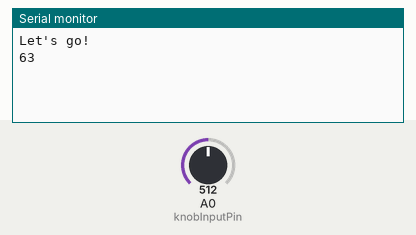
A sketch run on a simulated Arduino Uno, built with avr-gcc and run on an emulated ATmega328P. Shown: the last lines printed to the serial monitor. The test bench sets the inputs (shaded band); at power-on: A0 (knobInputPin) = 512.

Above: at 6.2 s.
6.3 s: A0 (knobInputPin) set to 716
At 7.5 s:
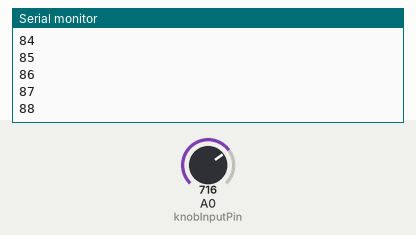
7.8 s: A0 (knobInputPin) set to 900
At 9.0 s:
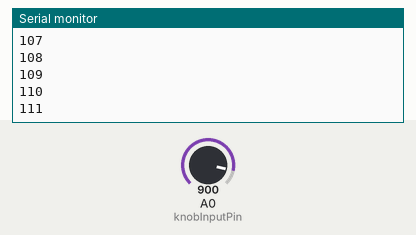
Timing chart, 0 to 10.8 s (numbered marks = the images above; inputs shaded):
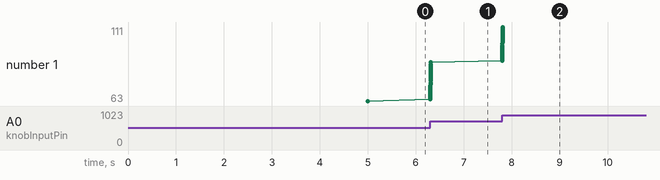

The sketch:

FastSmoothingOfAnalogInputData.ino
```cpp
/*
 **
     Fast Smoothing of Analog Input Data
     A simple base experiment on Arduino.
     Code with comments :-)

     Loiseau créatif - https://loiseaucreatif.com - 2020
     https://github.com/loiseaucreatif/arduino-smooth-analog-input

     The goal is to have stable, smooth and precise readings from a potentiometer connected on an analog pin of an Arduino.

     I'm not an expert, there's certainly improvements to make.
     This experiment can be a source of inspiration and information for Makers.
     Feel free to interact on GitHub ;-)

     At start I watched the YouYube Live Bar Arduino #8
     https://www.youtube.com/watch?v=0zNmt_IKwRg
     Ubi de Feo talked about Fast Smoothing of Analog Input, and showed his code in action.
     This inspired me, so I took up and analyzed his code, and researched more about this topic.

     Enjoy!

     ----

     Methods used:
     - Running Average algorythm with a FIFO data structure (First In First Out)
     - Hardware RC Low Pass Filter (see schematic)
     - Mapping filtered values

     The running average algorythm seems like a good alternative to a simple average to give a smoother output and let the Arduino work on other things.
     But it has one big down side: memory use.

     The hardare RC Low Pass Filter on the input analog pin stabilizes and smoothes the signal.
     You can use these components and test other values: 100nF(104) Ceramic Condensator + 10KOhm resistor.
     Online Frequency Calculator: http://www.learningaboutelectronics.com/Articles/Low-pass-filter-calculator.php

     ----

     You can find additional informations here:
     - 3 methods to filter noisy Arduino measurements: https://www.megunolink.com/articles/coding/3-methods-filter-noisy-arduino-measurements/

     - Arduino Reference: https://www.arduino.cc/reference/en/language/functions/analog-io/analogread/

     - Arduino Smoothing Tutorial: https://www.arduino.cc/en/tutorial/smoothing

     An additional method called Hysteresis can help you to define actions depending on range of readed values:
     https://forum.arduino.cc/index.php?topic=526806.0
**
*/


// Initialize variables for the Running Average algorythm
// You can adjust the SAMPLES_COUNT but be careful, more samples use more memory!
const int SAMPLES_COUNT = 32;
int samplesBuffer[SAMPLES_COUNT] = {0};
int sampleIndex = 0;
int lastSensorValue;
int lastMappedValue;
unsigned long samplesSum = 0;

// Adjust with your connected pin sensor
const int knobInputPin = A0;


void setup() {
  Serial.begin(57600);
  delay(5000); // Delay to initialize Serial connection
  Serial.println("Let's go!");
}


void loop() {
  readMyKnob();
}


// Function to lauch an analog reading and take actions with the result
// Here we map the value and print it on the Serial interface
// But you can perform what actions you need, like an Hysteresis method...
void readMyKnob() {
  int knobReadOut = filterAnalogValue(knobInputPin);

  // You can map here the resulting value
  // Mapping is the final touch to have more stable readings and try to kill last bits of noise
  // But some old potentiometers can stay very noisy and hard to control
  int mappedValue = map(knobReadOut, 0, 1023, 0, 127);

  // If a new value is detected, print it on the Serial interface
  if (lastMappedValue != mappedValue) {
    Serial.println(mappedValue);
  }

  lastMappedValue = mappedValue;
}


// The core algorythm
int filterAnalogValue(int _inputPin) {
  samplesSum = 0;
  int analogValue = analogRead(_inputPin);

  if (sampleIndex < SAMPLES_COUNT) {
    // Initial loop, fill the buffer with SAMPLE_COUNTS values
    samplesBuffer[sampleIndex] = analogValue;
    sampleIndex++;
    } else {
    // Shifts the values in the stack one position to the left
    for (int samplePosition = 0; samplePosition < sampleIndex - 1; samplePosition++) {
      samplesBuffer[samplePosition] = samplesBuffer[samplePosition + 1];
    }
    // The last value in the stack is now the last analog reading value
    samplesBuffer[SAMPLES_COUNT - 1] = analogValue;
  }

  // Add all the values in the stack
  for (int samplePosition = 0; samplePosition < sampleIndex; samplePosition++) {
    samplesSum += samplesBuffer[samplePosition];
  }

  // Return the filtered value (the sum divided by number of samples)
  if (samplesSum == 0) {
    return 0;
  } else {
    unsigned int filteredValue = samplesSum / sampleIndex;
    return filteredValue;
  }
}
```

Measured:
- after the input at 6.3 s, the serial monitor: prints a new line at once (image 1)
- after the input at 7.8 s, the serial monitor: prints a new line at once (image 2)
- plotted number 1: 63 → 88 after the input at 6.3 s, 88 → 111 after the input at 7.8 s
